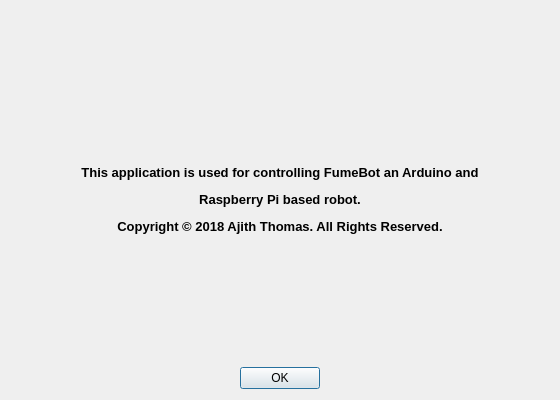
<?xml version="1.0" encoding="UTF-8"?>
<ui version="4.0">
 <class>AboutDialog</class>
 <widget class="QDialog" name="AboutDialog">
  <property name="geometry">
   <rect>
    <x>0</x>
    <y>0</y>
    <width>560</width>
    <height>400</height>
   </rect>
  </property>
  <property name="minimumSize">
   <size>
    <width>560</width>
    <height>400</height>
   </size>
  </property>
  <property name="maximumSize">
   <size>
    <width>560</width>
    <height>400</height>
   </size>
  </property>
  <property name="windowTitle">
   <string>About</string>
  </property>
  <property name="windowIcon">
   <iconset>
    <normaloff>bot_icon.jpg</normaloff>bot_icon.jpg</iconset>
  </property>
  <property name="autoFillBackground">
   <bool>false</bool>
  </property>
  <property name="modal">
   <bool>true</bool>
  </property>
  <layout class="QGridLayout" name="gridLayout">
   <item row="0" column="0">
    <layout class="QVBoxLayout" name="whole_verticalLayout">
     <item>
      <layout class="QHBoxLayout" name="image_horizontalLayout">
       <item>
        <spacer name="horizontalSpacer">
         <property name="orientation">
          <enum>Qt::Horizontal</enum>
         </property>
         <property name="sizeHint" stdset="0">
          <size>
           <width>40</width>
           <height>20</height>
          </size>
         </property>
        </spacer>
       </item>
       <item>
        <widget class="QLabel" name="about_image_label">
         <property name="maximumSize">
          <size>
           <width>360</width>
           <height>240</height>
          </size>
         </property>
         <property name="text">
          <string/>
         </property>
         <property name="pixmap">
          <pixmap>about_image.jpg</pixmap>
         </property>
         <property name="scaledContents">
          <bool>true</bool>
         </property>
         <property name="alignment">
          <set>Qt::AlignCenter</set>
         </property>
        </widget>
       </item>
       <item>
        <spacer name="horizontalSpacer_2">
         <property name="orientation">
          <enum>Qt::Horizontal</enum>
         </property>
         <property name="sizeHint" stdset="0">
          <size>
           <width>40</width>
           <height>20</height>
          </size>
         </property>
        </spacer>
       </item>
      </layout>
     </item>
     <item>
      <spacer name="verticalSpacer_2">
       <property name="orientation">
        <enum>Qt::Vertical</enum>
       </property>
       <property name="sizeHint" stdset="0">
        <size>
         <width>20</width>
         <height>40</height>
        </size>
       </property>
      </spacer>
     </item>
     <item>
      <widget class="QLabel" name="aboutlabel">
       <property name="text">
        <string>&lt;html&gt;&lt;head/&gt;&lt;body&gt;&lt;p align=&quot;center&quot;&gt;&lt;span style=&quot; font-size:10pt; font-weight:600;&quot;&gt;This application is used for controlling FumeBot an Arduino and&lt;/span&gt;&lt;/p&gt;&lt;p align=&quot;center&quot;&gt;&lt;span style=&quot; font-size:10pt; font-weight:600;&quot;&gt;Raspberry Pi based robot.&lt;/span&gt;&lt;/p&gt;&lt;p align=&quot;center&quot;&gt;&lt;span style=&quot; font-size:10pt; font-weight:600;&quot;&gt;Copyright © 2018 Ajith Thomas. All Rights Reserved.&lt;/span&gt;&lt;/p&gt;&lt;/body&gt;&lt;/html&gt;</string>
       </property>
      </widget>
     </item>
     <item>
      <spacer name="verticalSpacer">
       <property name="orientation">
        <enum>Qt::Vertical</enum>
       </property>
       <property name="sizeHint" stdset="0">
        <size>
         <width>20</width>
         <height>40</height>
        </size>
       </property>
      </spacer>
     </item>
     <item>
      <layout class="QHBoxLayout" name="horizontalLayout">
       <item>
        <spacer name="horizontalSpacer_4">
         <property name="orientation">
          <enum>Qt::Horizontal</enum>
         </property>
         <property name="sizeHint" stdset="0">
          <size>
           <width>40</width>
           <height>20</height>
          </size>
         </property>
        </spacer>
       </item>
       <item>
        <widget class="QDialogButtonBox" name="buttonBox">
         <property name="layoutDirection">
          <enum>Qt::LeftToRight</enum>
         </property>
         <property name="autoFillBackground">
          <bool>false</bool>
         </property>
         <property name="orientation">
          <enum>Qt::Horizontal</enum>
         </property>
         <property name="standardButtons">
          <set>QDialogButtonBox::Ok</set>
         </property>
         <property name="centerButtons">
          <bool>true</bool>
         </property>
        </widget>
       </item>
       <item>
        <spacer name="horizontalSpacer_3">
         <property name="orientation">
          <enum>Qt::Horizontal</enum>
         </property>
         <property name="sizeHint" stdset="0">
          <size>
           <width>40</width>
           <height>20</height>
          </size>
         </property>
        </spacer>
       </item>
      </layout>
     </item>
    </layout>
   </item>
  </layout>
 </widget>
 <resources/>
 <connections/>
</ui>
